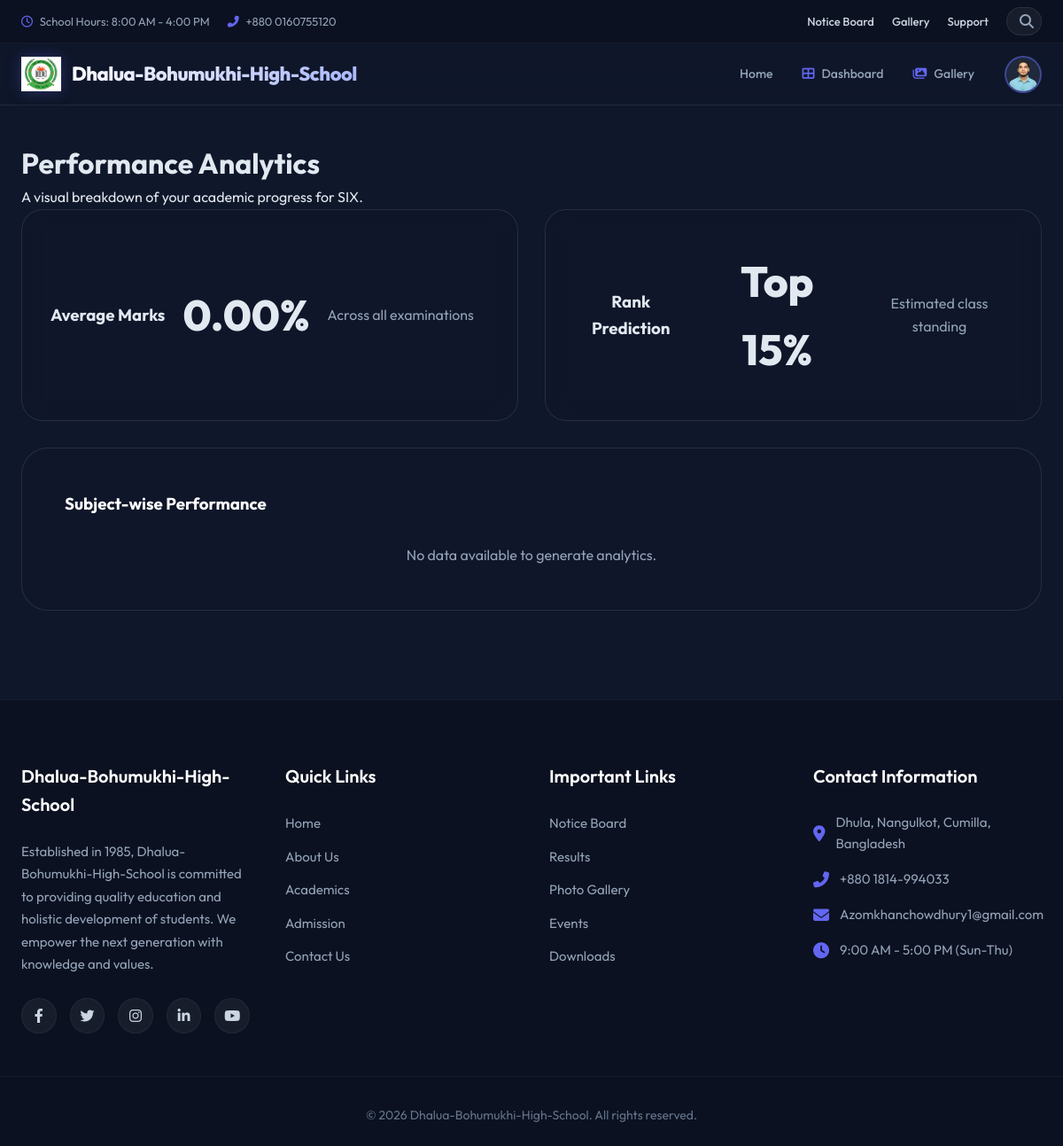
/students/exam/analytics/ (signed in), run on the app's committed database.
### student/models.py (models this page shows, shortened)
class Student(models.Model):
    user = models.OneToOneField(User, on_delete=models.CASCADE, related_name='student_profile', null=True, blank=True)
    profile_image = models.ImageField(upload_to='students/', blank=True, null=True)
    phone_number = models.CharField(max_length=15, unique=True, null=True, blank=True)
    date_of_birth = models.DateField(null=True, blank=True)
    gender = models.CharField(max_length=10, choices=[('Male', 'Male'), ('Female', 'Female'), ('Other', 'Other')], null=True, blank=True)
    blood_group = models.CharField(max_length=5, blank=True, null=True)
    address = models.TextField(null=True, blank=True)
    student_id = models.CharField(max_length=20, unique=True, null=True, blank=True)
    roll_number = models.CharField(max_length=20, null=True, blank=True)
    admission_date = models.DateField(null=True, blank=True)
    current_class = models.CharField(max_length=20, null=True, blank=True)
    section = models.CharField(max_length=10, null=True, blank=True)
    academic_year = models.CharField(max_length=10, null=True, blank=True)

### student/views.py (the view)
# urls.py: path('exam/analytics/', views.exam_analytics, name='exam_analytics'),
@login_required
def exam_analytics(request):
    student = get_object_or_404(Student, user=request.user)
    results = StudentResult.objects.filter(student=student).select_related('subject')
    total_marks = sum(r.marks_obtained for r in results)
    count = results.count()
    average = total_marks / count if count > 0 else 0
    return render(request, 'student/analytics.html', {
        'results': results,
        'average': average,
        'student': student
    })

### accounts/context_processors.py (called while the page is built)
def user_profile_context(request):
    if request.user.is_authenticated:
        user = request.user
        role = "Admin" if user.is_superuser else "User"
        profile = None
        if hasattr(user, 'student_profile'):
            role = "Student"
            profile = user.student_profile
        elif hasattr(user, 'teacher_profile'):
            role = "Teacher"
            profile = user.teacher_profile
        elif hasattr(user, 'staff_profile'):
            role = "Staff"
            profile = user.staff_profile
        elif hasattr(user, 'parent_profile'):
            role = "Parent"
            profile = user.parent_profile
        return {
            'global_role': role,
            'global_profile': profile
        }
    return {}

### templates/student/analytics.html (shortened to what this page needs)
{% extends 'base.html' %}
{% load static %}
{% block css %}
<link rel="stylesheet" href="{% static 'css/dashboard.css' %}">
{% endblock %}
{% block content %}
<div class="dashboard-wrapper">
    <div class="section-header">
        <h1>Performance Analytics</h1>
        <p>A visual breakdown of your academic progress for {{ student.current_class }}.</p>
    </div>
    <div class="analytics-grid">
        <div class="stat-card">
            <h3>Average Marks</h3>
            <p class="stat-value">{{ average|stringformat:".2f" }}%</p>
            <p style="color:#94a3b8;">Across all examinations</p>
        </div>
        <div class="stat-card">
            <h3>Rank Prediction</h3>
            <p class="stat-value">Top 15%</p>
            <p style="color:#94a3b8;">Estimated class standing</p>
        </div>
        <div class="bar-chart-container">
            <h3 style="color:#fff; margin-bottom:30px;">Subject-wise Performance</h3>
            {% for res in results %}
            <div class="bar-row">
                <div class="bar-label">{{ res.subject.name }}</div>
                <div class="bar-track">
                    <div class="bar-fill" style="width: {{ res.marks_obtained }}%;"></div>
                </div>
                <div class="bar-percent">{{ res.marks_obtained }}%</div>
            </div>
            {% empty %}
            <p style="text-align:center; color:#94a3b8;">No data available to generate analytics.</p>
            {% endfor %}
        </div>
    </div>
</div>
{% endblock %}

### templates/base.html (shortened to what this page needs)
{% load static %}
<!DOCTYPE html>
<html lang="en">
<head>
    <link rel="stylesheet" href="https://cdnjs.cloudflare.com/ajax/libs/font-awesome/6.4.0/css/all.min.css">
    <link rel="stylesheet" href="{% static 'css/base.css' %}">
    {% block css %}{% endblock %}
</head>
<body>
    <div class="top-header-bar">
        <div class="top-bar-container">
            {% if user.is_authenticated %}
            <div class="top-bar-left">
                <span><i class="far fa-clock"></i> School Hours: 8:00 AM - 4:00 PM</span>
                <span><i class="fas fa-phone-alt"></i> +880 0160755120</span>
            </div>
            <div class="top-bar-right">
                <a href="{% url 'notices:notice_list' %}">Notice Board</a>
                <a href="{% url 'gallery' %}">Gallery</a>
                <a href="{% url 'support' %}">Support</a>
                <div class="search-box-container">
                    <div class="search-box" id="globalSearchBox">
                        <i class="fas fa-search search-icon"></i>
                    </div>
                </div>
            </div>
            {% endif %}
        </div>
    </div>
    <header class="main-header">
        <div class="nav-container">
            <a href="/" class="logo">
                <img src="{% static 'image/logo.jpg' %}" alt="Dhalua-Bohumukhi-High-School Logo" class="logo-img">
                <h2>Dhalua-Bohumukhi-High-School</h2>
            </a>
            <div class="nav-right-section">
                <nav>
                    <ul class="nav-links">
                        <li><a href="/" class="{% if request.path == '/' %}active{% endif %}">Home</a></li>
                        {% if user.is_authenticated %}
                        {% if global_role == 'Admin' %}
                        <li><a href="{% url 'admin_panel:dashboard' %}"
                                class="{% if '/admin-dashboard/' in request.path %}active{% endif %}"><i
                                    class="fas fa-th-large"></i> Dashboard</a></li>
                        {% elif global_role == 'Student' %}
                        <li><a href="{% url 'student:student_dashboard' %}"
                                class="{% if '/students/dashboard/' in request.path %}active{% endif %}"><i
                                    class="fas fa-th-large"></i> Dashboard</a></li>
                        {% elif global_role == 'Teacher' %}
                        <li><a href="{% url 'teacher:teacher_dashboard' %}"
                                class="{% if '/teachers/dashboard/' in request.path %}active{% endif %}"><i
                                    class="fas fa-th-large"></i> Dashboard</a></li>
                        {% elif global_role == 'Staff' %}
                        <li><a href="{% url 'staff:staff_dashboard' %}"
                                class="{% if '/staff/dashboard/' in request.path %}active{% endif %}"><i
                                    class="fas fa-th-large"></i> Dashboard</a></li>
                        {% elif global_role == 'Parent' %}
                        <li><a href="{% url 'prents:parent_dashboard' %}"
                                class="{% if '/parents/dashboard/' in request.path %}active{% endif %}"><i
                                    class="fas fa-th-large"></i> Dashboard</a></li>
                        {% endif %}
                        <li><a href="{% url 'gallery' %}"
                                class="{% if '/gallery/' in request.path %}active{% endif %}"><i
                                    class="fas fa-images"></i> Gallery</a></li>
                        {% endif %}
                    </ul>
                </nav>
                {% if user.is_authenticated %}
                <div class="profile-dropdown-container">
                    <div class="profile-trigger" id="profileTrigger">
                        {% if global_profile and global_profile.profile_image %}
                        <img src="{{ global_profile.profile_image.url }}" alt="Profile Image">
                        {% else %}
                        <i class="fas fa-user"></i>
                        {% endif %}
                    </div>
                </div>
                {% else %}
                <a href="{% url 'accounts:login' %}" class="btn-login">Sign In</a>
                {% endif %}
            </div>
        </div>
    </header>
    <main>
        {% block content %}
        {% endblock %}
    </main>
    <footer class="main-footer">
        <div class="footer-container">
            <div class="footer-col">
                <h3>Dhalua-Bohumukhi-High-School</h3>
                <p>Established in 1985, Dhalua-Bohumukhi-High-School is committed to providing quality education and
                    holistic
                    development of students. We empower the next generation with knowledge and values.</p>
                <div class="social-icons">
                    <a href="#" aria-label="Facebook"><i class="fab fa-facebook-f"></i></a>
                    <a href="#" aria-label="Twitter"><i class="fab fa-twitter"></i></a>
                    <a href="#" aria-label="Instagram"><i class="fab fa-instagram"></i></a>
                    <a href="#" aria-label="LinkedIn"><i class="fab fa-linkedin-in"></i></a>
                    <a href="#" aria-label="YouTube"><i class="fab fa-youtube"></i></a>
                </div>
            </div>
            <div class="footer-col">
                <h3>Quick Links</h3>
                <ul>
                    <li><a href="#">Home</a></li>
                    <li><a href="#">About Us</a></li>
                    <li><a href="#">Academics</a></li>
                    <li><a href="#">Admission</a></li>
                    <li><a href="#">Contact Us</a></li>
                </ul>
            </div>
            <div class="footer-col">
                <h3>Important Links</h3>
                <ul>
                    <li><a href="{% url 'notices:notice_list' %}">Notice Board</a></li>
                    <li><a href="#">Results</a></li>
                    <li><a href="#">Photo Gallery</a></li>
                    <li><a href="#">Events</a></li>
                    <li><a href="#">Downloads</a></li>
                </ul>
            </div>
            <div class="footer-col">
                <h3>Contact Information</h3>
                <ul class="contact-info">
                    <li><i class="fas fa-map-marker-alt"></i> Dhula, Nangulkot, Cumilla, Bangladesh</li>
                    <li><i class="fas fa-phone-alt"></i> +880 1814-994033</li>
                    <li><i class="fas fa-envelope"></i> Azomkhanchowdhury1@gmail.com</li>
                    <li><i class="fas fa-clock"></i> 9:00 AM - 5:00 PM (Sun-Thu)</li>
                </ul>
            </div>
        </div>
        <div class="footer-bottom">
            <p>&copy; {% now "Y" %} Dhalua-Bohumukhi-High-School. All rights reserved.</p>
        </div>
    </footer>
</body>
</html>

### static/css/dashboard.css (style rules this page uses)
.dashboard-wrapper { padding: 40px 24px; max-width: 1400px; margin: 0 auto; }
.stat-card { background: rgba(15, 23, 42, 0.6); backdrop-filter: blur(12px); border: 1px solid rgba(255, 255, 255, 0.08); border-radius: 20px; padding: 24px; display: flex; align-items: center; gap: 20px; position: relative; overflow: hidden; transition: all 0.3s ease; }

### templates/student/analytics.html (style rules this page uses)
.analytics-grid { display: grid; grid-template-columns: 1fr 1fr; gap: 30px; }
.stat-card { background: rgba(15, 23, 42, 0.6); padding: 2rem; border-radius: 24px; border: 1px solid rgba(255, 255, 255, 0.1); text-align: center; }
.stat-value { font-size: 3rem; font-weight: 800; color: var(--home-primary); margin: 10px 0; }
.bar-chart-container { grid-column: span 2; background: rgba(15, 23, 42, 0.6); padding: 3rem; border-radius: 30px; border: 1px solid rgba(255, 255, 255, 0.1); }

### data on the page
Student: profile_image (picture), current_class "SIX"

### other printed values
{{ average|stringformat:".2f" }} "0.00"
